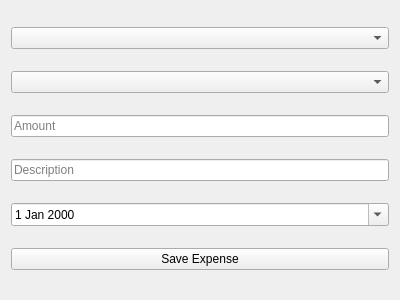
<?xml version="1.0" encoding="UTF-8"?>
<ui version="4.0">
 <class>ExpenseEntry</class>
 <widget class="QWidget" name="ExpenseEntry">
  <property name="geometry">
   <rect>
    <x>0</x>
    <y>0</y>
    <width>400</width>
    <height>300</height>
   </rect>
  </property>
  <property name="windowTitle">
   <string>Expense Entry</string>
  </property>
  <layout class="QVBoxLayout" name="verticalLayout">
    <item>
     <widget class="QComboBox" name="categoryComboBox">
      <property name="placeholderText">
       <string>Select Category</string>
      </property>
     </widget>
    </item>
    <item>
     <widget class="QComboBox" name="subcategoryComboBox">
      <property name="placeholderText">
       <string>Select Subcategory</string>
      </property>
     </widget>
    </item>
    <item>
     <widget class="QLineEdit" name="amountLineEdit">
      <property name="placeholderText">
       <string>Amount</string>
      </property>
     </widget>
    </item>
    <item>
     <widget class="QLineEdit" name="descriptionLineEdit">
      <property name="placeholderText">
       <string>Description</string>
      </property>
     </widget>
    </item>
    <item>
     <widget class="QDateEdit" name="dateEdit">
      <property name="calendarPopup">
       <bool>true</bool>
      </property>
      <property name="date">
       <date>2024-12-16</date>
      </property>
     </widget>
    </item>
    <item>
     <widget class="QPushButton" name="saveExpenseButton">
      <property name="text">
       <string>Save Expense</string>
      </property>
     </widget>
    </item>
  </layout>
 </widget>
 <resources/>
 <connections/>
</ui>
